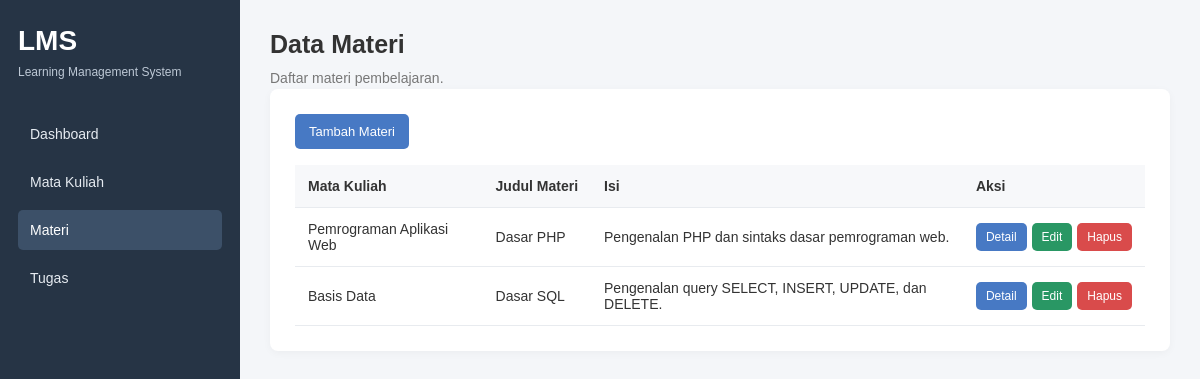
The page /materi_index.php on the database its author committed.
### tables this page shows
CREATE TABLE materi (
    id INT UNSIGNED AUTO_INCREMENT PRIMARY KEY,
    mata_kuliah_id INT UNSIGNED NOT NULL,
    judul VARCHAR(150) NOT NULL,
    isi TEXT NOT NULL,
    tautan VARCHAR(255) DEFAULT NULL,

    CONSTRAINT fk_materi_mata_kuliah
        FOREIGN KEY (mata_kuliah_id)
        REFERENCES mata_kuliah(id)
        ON DELETE RESTRICT
        ON UPDATE RESTRICT
);

CREATE TABLE mata_kuliah (
    id INT UNSIGNED AUTO_INCREMENT PRIMARY KEY,
    kode VARCHAR(20) NOT NULL UNIQUE,
    nama VARCHAR(100) NOT NULL,
    dosen VARCHAR(100) NOT NULL,
    semester TINYINT UNSIGNED NOT NULL,
    CHECK (semester BETWEEN 1 AND 14)
);

### materi_index.php (the view, shortened to what this page needs)
<?php
require_once 'koneksi.php';
$data = $conn->query(
    "SELECT materi.*, mata_kuliah.nama AS nama_mk
     FROM materi
     JOIN mata_kuliah ON materi.mata_kuliah_id = mata_kuliah.id"
);
?>
<!DOCTYPE html>
<html lang="id">
<head>
    <link rel="stylesheet" href="style.css">
</head>
<body>
<div class="app-layout">
    <aside class="sidebar">
        <h2 class="logo">LMS</h2>
        <p class="logo-description">Learning Management System</p>
        <nav class="nav-menu">
            <a href="index.php">Dashboard</a>
            <a href="matakuliah_index.php">Mata Kuliah</a>
            <a href="materi_index.php" class="active">Materi</a>
            <a href="tugas_index.php">Tugas</a>
        </nav>
    </aside>
    <main class="main-content">
        <h1 class="page-title">Data Materi</h1>
        <p class="page-description">Daftar materi pembelajaran.</p>
        <section class="content-card">
            <a href="materi_tambah.php" class="btn">Tambah Materi</a>
            <br><br>
            <div class="table-wrapper">
                <table class="data-table">
                    <tr>
                        <th>Mata Kuliah</th>
                        <th>Judul Materi</th>
                        <th>Isi</th>
                        <th>Aksi</th>
                    </tr>
                    <?php while ($row = $data->fetch_assoc()): ?>
                    <tr>
                        <td><?= htmlspecialchars($row['nama_mk']) ?></td>
                        <td><?= htmlspecialchars($row['judul']) ?></td>
                        <td><?= htmlspecialchars($row['isi']) ?></td>
                        <td>
                            <div style="display: flex; flex-direction: row; gap: 5px; align-items: center; white-space: nowrap;">
                                <a href="materi_detail.php?id=<?= (int) $row['id'] ?>"
                                class="btn btn-sm">Detail</a>
                                <a href="materi_edit.php?id=<?= (int) $row['id'] ?>"
                                class="btn btn-sm btn-success">Edit</a>
                                <form action="materi_hapus.php" method="POST"
                                    style="margin: 0; display: inline;"
                                    onsubmit="return confirm('Yakin ingin menghapus materi ini?')">
                                    <button type="submit" class="btn btn-sm btn-danger">
                                        Hapus
                                    </button>
                                </form>
                            </div>
                        </td>
                    </tr>
                    <?php endwhile; ?>
                </table>
            </div>
        </section>
    </main>
</div>
</body>
</html>

### style.css (style rules this page uses)
* { margin: 0; padding: 0; box-sizing: border-box; }
body { font-family: Arial, sans-serif; background: #f4f6f9; color: #333; font-size: 14px; }
a { text-decoration: none; color: inherit; }
.app-layout { display: flex; min-height: 100vh; }
.sidebar { width: 240px; background: #263445; color: white; padding: 25px 18px; }
.logo { font-size: 28px; font-weight: bold; }
.logo-description { color: #bdc8d5; font-size: 12px; margin: 8px 0 35px; }
.nav-menu { display: flex; flex-direction: column; gap: 8px; }
.nav-menu a { padding: 12px; border-radius: 5px; color: #e6ebf1; }
.nav-menu a:hover, .nav-menu a.active { background: #3c5068; color: white; }
.main-content { flex: 1; min-width: 0; padding: 30px; }
.page-title { font-size: 25px; margin-bottom: 8px; }
.page-description, .section-description { color: #777; line-height: 1.6; }
.content-card { background: white; padding: 25px; border-radius: 8px; box-shadow: 0 2px 8px #0000000a; margin-bottom: 25px; }
.btn { display: inline-block; border: none; border-radius: 5px; padding: 10px 14px; background: #4779c4; color: white; font-size: 13px; cursor: pointer; text-align: center; }
.btn-success { background: #299764; }
.btn-danger { background: #d94b4b; }
.btn-sm { padding: 7px 10px; font-size: 12px; }
.table-wrapper { width: 100%; overflow-x: auto; }
.data-table { width: 100%; border-collapse: collapse; background: white; }
.data-table th, .data-table td { padding: 13px; border-bottom: 1px solid #e8ebef; text-align: left; vertical-align: middle; }
.data-table th { background: #f7f8fa; font-weight: bold; white-space: nowrap; }

### rows shown on the page
materi: mata_kuliah.nama "Pemrograman Aplikasi Web", judul "Dasar PHP", isi "Pengenalan PHP dan sintaks dasar pemrograman web."
materi: mata_kuliah.nama "Basis Data", judul "Dasar SQL", isi "Pengenalan query SELECT, INSERT, UPDATE, dan DELETE."
